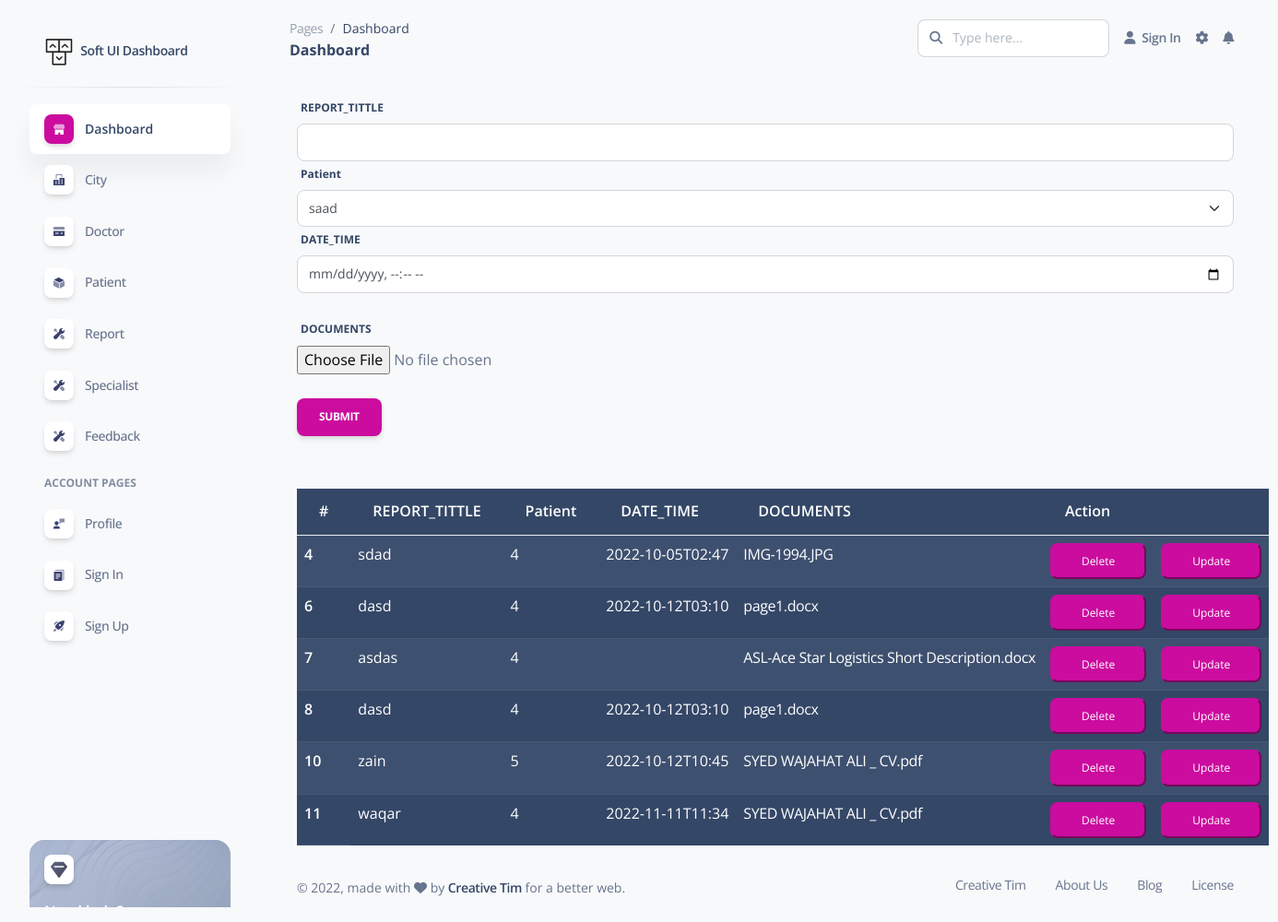
Screenshot of /Reports/insertrp.php with the database file from the repository.
### tables this page shows
CREATE TABLE `reports` (
  `ID` int(11) NOT NULL,
  `REPORT_TITTLE` varchar(500) NOT NULL,
  `Pat_ID` int(11) NOT NULL,
  `DATE_TIME` varchar(500) NOT NULL,
  `DOCUMENTS` varchar(500) NOT NULL
);

### Reports/insertrp.php (the view, shortened to what this page needs)
<?php
    include "../connection.php";
    include "../headers.php";
    ?>
<body>
    <div class="container">
        <form action="insertrp.php" method="post" enctype="multipart/form-data">
            <div class="mb-3">
                <label for="NAME" class="form-label">REPORT_TITTLE</label>
                <input type="text" class="form-control" aria-describedby="emailHelp" name="REPORT_TITTLE">
                <label for="NAME" class="form-label">Patient</label>
                <select class="form-select" name="Pat_ID">
                    <?php
                $sql = "SELECT * FROM `patient`";
                $result = mysqli_query($link, $sql);
                 $num = mysqli_num_rows($result);?>
                    <?php
                    while ($res = mysqli_fetch_array($result)) { ?>
                    <option value=" <?php echo $res['ID'];?>">
                        <?php echo $res['Name'];?>
                    </option>
                    <?php   }
                       ?>
                </select>
                <label for="NAME" class="form-label">DATE_TIME</label>
                <input type="datetime-local" class="form-control" aria-describedby="emailHelp" name="DATE_TIME">
                <br>
                <label for="">DOCUMENTS</label> <br>
                <input name="DOCUMENTS" type="file"> <br> <br>
                <button type="submit" name="save" class="btn btn-primary">Submit</button>
            </div>
        </form> <br>
    </div>
    <div class="container">
    <?php
include "../connection.php";
$sql = "select * from `reports`";
$result = mysqli_query($link, $sql);
$num = mysqli_num_rows($result);?>
<body>
<table class="table table-dark table-striped">
    <thead>
        <tr>
            <th >#</th>
            <th >REPORT_TITTLE</th>
            <th >Patient</th>
            <th >DATE_TIME</th>
            <th >DOCUMENTS</th>
            <th colspan="2">Action</th>
        </tr>
    </thead>
    <tbody>
        <?php
    while ($res = mysqli_fetch_array($result)) {
    ?>
        <tr>
            <th >
                <?php echo $res['ID'];?>
            </th>
            <td>
                <?php echo $res['REPORT_TITTLE'];?>
            </td>
              <td>
                <?php echo $res['Pat_ID'];?>
            </td>         <td>
                <?php echo $res['DATE_TIME'];?>
            </td>         <td>
             <a class="text-white" href="docfile/<?php echo $res['DOCUMENTS'];?>"><?php echo $res['DOCUMENTS'];?></a>
            </td>
            <td>
            <a class="text-white" href="deleterp.php?ID=<?php
            echo $res['ID'];?>">    <button class="btn-primary btn-sm" name= "delete">  Delete </button></a>
           </td>
            <td>
            <a class="text-white" href="docupd.php?ID=<?php
            echo $res['ID'];?>">    <button class="btn-primary  btn-sm">  Update </button></a>
            </td>
        </tr>
        <?php
    }
?>
    </tbody>
</table>
    </div>
    <?php
include "../footer.php";
?>
</body>

### rows the page displays
reports: ID "4", REPORT_TITTLE "sdad", Pat_ID "4", DATE_TIME "2022-10-05T02:47", DOCUMENTS "IMG-1994.JPG"
reports: ID "6", REPORT_TITTLE "dasd", Pat_ID "4", DATE_TIME "2022-10-12T03:10", DOCUMENTS "page1.docx"
reports: ID "7", REPORT_TITTLE "asdas", Pat_ID "4", DOCUMENTS "ASL-Ace Star Logistics Short Description.docx"
reports: ID "8", REPORT_TITTLE "dasd", Pat_ID "4", DATE_TIME "2022-10-12T03:10", DOCUMENTS "page1.docx"
reports: ID "10", REPORT_TITTLE "zain", Pat_ID "5", DATE_TIME "2022-10-12T10:45", DOCUMENTS "SYED WAJAHAT ALI _ CV.pdf"
reports: ID "11", REPORT_TITTLE "waqar", Pat_ID "4", DATE_TIME "2022-11-11T11:34", DOCUMENTS "SYED WAJAHAT ALI _ CV.pdf"

### other values shown
form field Pat_ID "saad"
